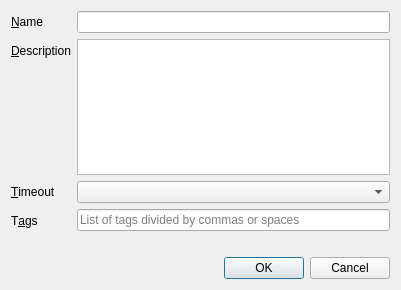
<?xml version="1.0" encoding="UTF-8"?>
<ui version="4.0">
 <class>QnCameraBookmarkDialog</class>
 <widget class="QDialog" name="QnCameraBookmarkDialog">
  <property name="geometry">
   <rect>
    <x>0</x>
    <y>0</y>
    <width>401</width>
    <height>290</height>
   </rect>
  </property>
  <property name="windowTitle">
   <string>Bookmark</string>
  </property>
  <layout class="QVBoxLayout" name="verticalLayout_2">
   <item>
    <layout class="QFormLayout" name="formLayout">
     <property name="fieldGrowthPolicy">
      <enum>QFormLayout::AllNonFixedFieldsGrow</enum>
     </property>
     <item row="0" column="0">
      <widget class="QLabel" name="nameLabel">
       <property name="text">
        <string>&amp;Name</string>
       </property>
       <property name="buddy">
        <cstring>nameLineEdit</cstring>
       </property>
      </widget>
     </item>
     <item row="0" column="1">
      <widget class="QLineEdit" name="nameLineEdit"/>
     </item>
     <item row="1" column="0">
      <widget class="QLabel" name="descriptionLabel">
       <property name="text">
        <string>&amp;Description</string>
       </property>
       <property name="buddy">
        <cstring>descriptionTextEdit</cstring>
       </property>
      </widget>
     </item>
     <item row="1" column="1">
      <widget class="QPlainTextEdit" name="descriptionTextEdit"/>
     </item>
     <item row="2" column="0">
      <widget class="QLabel" name="timeoutLabel">
       <property name="text">
        <string>&amp;Timeout</string>
       </property>
       <property name="buddy">
        <cstring>timeoutComboBox</cstring>
       </property>
      </widget>
     </item>
     <item row="2" column="1">
      <widget class="QComboBox" name="timeoutComboBox"/>
     </item>
     <item row="3" column="0">
      <widget class="QLabel" name="tagsLabel">
       <property name="text">
        <string>T&amp;ags</string>
       </property>
       <property name="buddy">
        <cstring>tagsLineEdit</cstring>
       </property>
      </widget>
     </item>
     <item row="3" column="1">
      <widget class="QWidget" name="tagsWidget" native="true">
       <layout class="QVBoxLayout" name="verticalLayout">
        <property name="leftMargin">
         <number>0</number>
        </property>
        <property name="topMargin">
         <number>0</number>
        </property>
        <property name="rightMargin">
         <number>0</number>
        </property>
        <property name="bottomMargin">
         <number>0</number>
        </property>
        <item>
         <widget class="QLineEdit" name="tagsLineEdit">
          <property name="placeholderText">
           <string>List of tags divided by commas or spaces</string>
          </property>
         </widget>
        </item>
        <item>
         <widget class="QLabel" name="tagsListLabel">
          <property name="text">
           <string/>
          </property>
          <property name="wordWrap">
           <bool>true</bool>
          </property>
          <property name="textInteractionFlags">
           <set>Qt::LinksAccessibleByKeyboard|Qt::LinksAccessibleByMouse</set>
          </property>
         </widget>
        </item>
       </layout>
      </widget>
     </item>
    </layout>
   </item>
   <item>
    <widget class="QDialogButtonBox" name="buttonBox">
     <property name="orientation">
      <enum>Qt::Horizontal</enum>
     </property>
     <property name="standardButtons">
      <set>QDialogButtonBox::Cancel|QDialogButtonBox::Ok</set>
     </property>
    </widget>
   </item>
  </layout>
 </widget>
 <tabstops>
  <tabstop>nameLineEdit</tabstop>
  <tabstop>descriptionTextEdit</tabstop>
  <tabstop>timeoutComboBox</tabstop>
  <tabstop>buttonBox</tabstop>
 </tabstops>
 <resources/>
 <connections/>
</ui>
